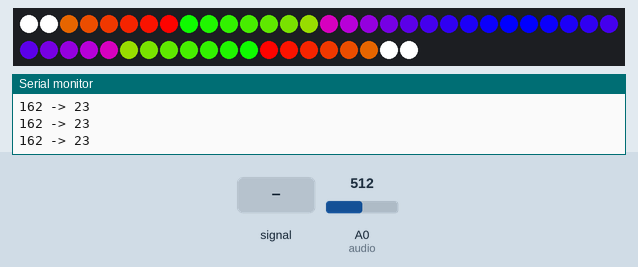
Simulated run of this sketch. Board: Arduino Uno, built with avr-gcc and run on an emulated ATmega328P. Shown: 50 RGB LEDs in strip order, left to right, continuing on the next row, the last lines printed to the serial monitor. Inputs (shaded band) come from the test bench; at power-on: A0 (audio) = 512.

Above: at 1.2 s.
1.3 s: A0 (audio) fed a 2 Hz sine of ±306 counts around its level
At 2.44 s:
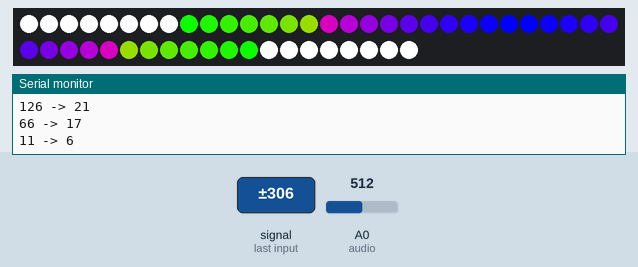
3.8 s: A0 (audio) set to 306
At 5.2 s:
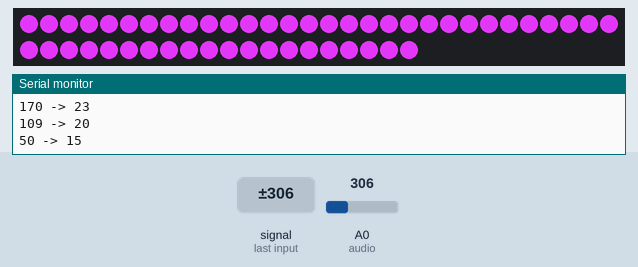
5.5 s: A0 (audio) fed a 200 Hz sine of ±81 counts around its level
At 6.89 s:
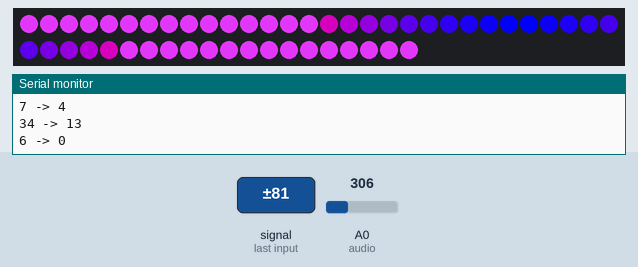
7.9 s: A0 (audio) fed a 1000 Hz sine of ±255 counts around its level
At 8.96 s:
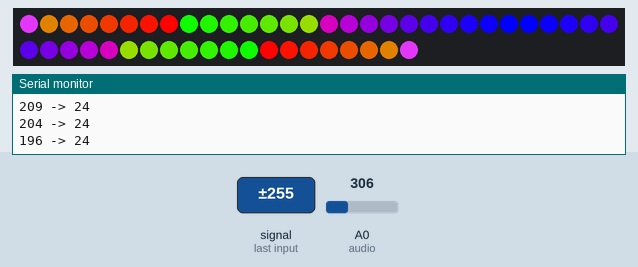
10.9 s: A0 (audio) fed a 2 Hz sine of ±306 counts around its level
At 11.52 s:
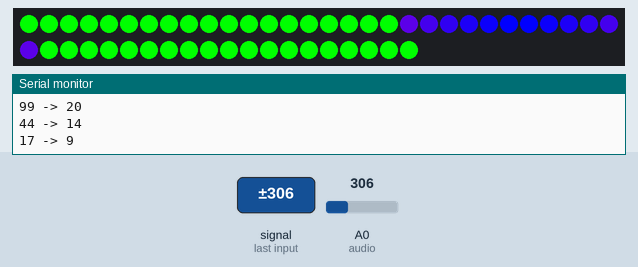
13.9 s: A0 (audio) set to 246
At 15.1 s:
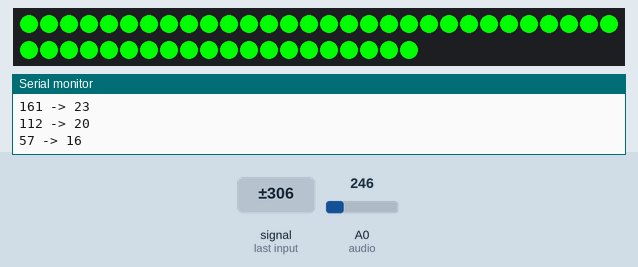
Timing chart, 0 to 16.5 s (numbered marks = the images above; inputs shaded):
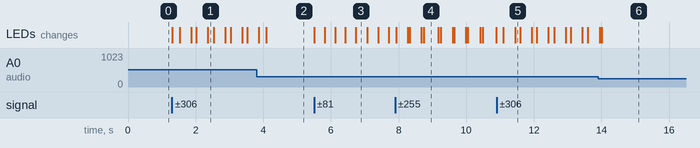

Measured:
- after the input at 1.3 s, the LEDs: first change at once (image 1 shows a later state)
- after the input at 3.8 s, the LEDs: first differ from a run without the input after 0.28 s (image 2)
- after the input at 5.5 s, the LEDs: first change at once (image 3 shows a later state)
- after the input at 7.9 s, the LEDs: change at once (image 4)
- after the input at 13.9 s, the LEDs: first differ from a run without the input after 0.11 s (image 6)

The sketch:

Voicelights.ino
```cpp
#include <FastLED.h>

// Arduino Music Visualizer 0.2

// This music visualizer works off of analog input from a 3.5mm headphone jack
// Just touch jumper wire from A0 to tip of 3.5mm headphone jack

// The code is dynamic and can handle variable amounts of LEDs
// as long as you adjust NUM_LEDS according to the amount of LEDs you are using

// LED LIGHTING SETUP
#define LED_PIN     8
#define NUM_LEDS    50
#define BRIGHTNESS  255
#define LED_TYPE    WS2811
#define COLOR_ORDER RGB
CRGB leds[NUM_LEDS];

#define UPDATES_PER_SECOND 100

// AUDIO INPUT SETUP
int audio = 14;

// STANDARD VISUALIZER VARIABLES
int loop_max = 0;
int k = 255; // COLOR WHEEL POSITION
int decay = 0; // HOW MANY MS BEFORE ONE LIGHT DECAY
int decay_check = 0;
long pre_react = 0; // NEW SPIKE CONVERSION
long react = 0; // NUMBER OF LEDs BEING LIT
long post_react = 0; // OLD SPIKE CONVERSION

// RAINBOW WAVE SETTINGS
int wheel_speed = 0;

CRGB defaultColors[] = { CRGB(255, 255, 255),
                         CRGB(213, 52, 235),
                         CRGB(0, 255, 0),
                         CRGB(0, 0, 255),
                         CRGB(0, 0, 0)
                         };

CRGB currentColor = defaultColors[0];
short int currentColorIndex = 0;
unsigned long int lastColorChange = millis();
unsigned long int defaultColorDelay = 3000;

void changeDefaultColor()
{
  if(millis() - lastColorChange > defaultColorDelay){
    currentColorIndex = (currentColorIndex + 1) % (sizeof(defaultColors) / sizeof(defaultColors[0]));
    currentColor = defaultColors[currentColorIndex];
    lastColorChange = millis();
  }
}


void setup()
{
  // LED LIGHTING SETUP
  //delay( 3000 ); // power-up safety delay
  FastLED.addLeds<LED_TYPE, LED_PIN, COLOR_ORDER>(leds, NUM_LEDS).setCorrection( TypicalLEDStrip );
  FastLED.setBrightness(  BRIGHTNESS );

  // CLEAR LEDS
  for (int i = 0; i < NUM_LEDS; i++)
    leds[i] = CRGB(0, 0, 0);
  FastLED.show();

  // SERIAL AND INPUT SETUP
  Serial.begin(115200);
  pinMode(audio, INPUT);
  Serial.println("\nListening...");
}

// FUNCTION TO GENERATE COLOR BASED ON VIRTUAL WHEEL
// https://github.com/NeverPlayLegit/Rainbow-Fader-FastLED/blob/master/rainbow.ino
CRGB Scroll(int pos) {
  CRGB color (0,0,0);
  if(pos < 50) {
    color.g = 0;
    color.r = ((float)pos / 85.0f) * 255.0f;
    color.b = 255 - color.r;
  } else if(pos < 128) {
    color.g = ((float)(pos - 85) / 85.0f) * 255.0f;
    color.r = 255 - color.g;
    color.b = 0;
  } else if(pos < 256) {
    color.b = ((float)(pos - 170) / 85.0f) * 255.0f;
    color.g = 255 - color.b;
    color.r = 1;
  }
  return color;
}

// FUNCTION TO GET AND SET COLOR
// THE ORIGINAL FUNCTION WENT BACKWARDS
// THE MODIFIED FUNCTION SENDS WAVES OUT FROM FIRST LED
// https://github.com/NeverPlayLegit/Rainbow-Fader-FastLED/blob/master/rainbow.ino
void set_lights()
{
  for(int i = NUM_LEDS / 2 - 1; i >= 0; i--) {
    if (i < react){
      int c = (i * 256 / 50 + k) % 256;
      leds[NUM_LEDS / 2 + i] = Scroll(c);
      leds[NUM_LEDS / 2 - i - 1] = Scroll(c);
    } else {
      leds[NUM_LEDS / 2 + i] = currentColor;
      leds[NUM_LEDS / 2 - i - 1] = currentColor;
    }
  }
  FastLED.show();
}

int numbers[10] = {0,0,0,0,0,0,0,0,0};
int indi = 0;

int average(int list[])
{
  int sum = 0;
  for(int i = 0; i < 10; i++){
    sum += abs(list[i]);
  }

  return sum / 10;

}

void loop()
{
  int audio_input = analogRead(audio); // ADD x2 HERE FOR MORE SENSITIVITY
  audio_input -= 350;

  numbers[indi] = audio_input;
  indi = (indi + 1) % 10;

  int avgn = average(numbers);

  if (audio_input > 0)
  {
    pre_react = log(((long)NUM_LEDS * (long)audio_input) / (1023L / 6)) * 6; // 1023/6 = 170.5 // TRANSLATE AUDIO LEVEL TO NUMBER OF LEDs

    if (pre_react > react) // ONLY ADJUST LEVEL OF LED IF LEVEL HIGHER THAN CURRENT LEVEL
      react = pre_react;

    Serial.print(audio_input);
    Serial.print(" -> ");
    Serial.println(pre_react);
    if(audio_input >= 250){
      changeDefaultColor();
    }
  }

  set_lights(); // APPLY COLOR

  k = k - wheel_speed; // SPEED OF COLOR WHEEL
  if (k < 0) // RESET COLOR WHEEL
    k = 255;

  // REMOVE LEDs
  decay_check++;
  if (decay_check > decay)
  {
    decay_check = 0;
    if (react > 0)
      react--;
  }
  delay(10);
}
```
